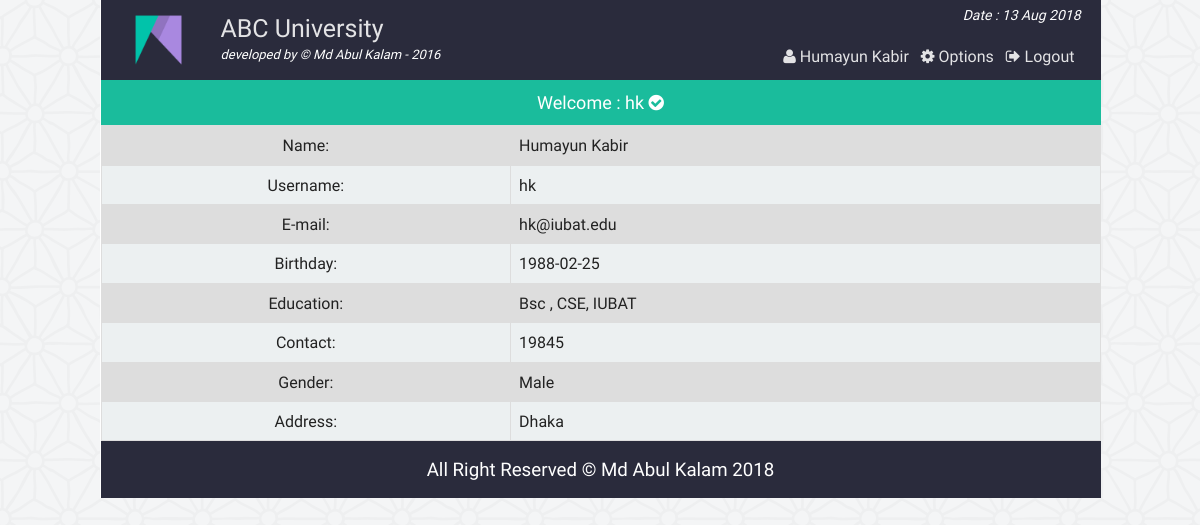
Page /fct_single_profile.php (signed in) on the committed database.
### tables this page shows
CREATE TABLE IF NOT EXISTS `faculty` (
  `id` int(11) NOT NULL AUTO_INCREMENT,
  `username` varchar(15) NOT NULL,
  `password` varchar(50) NOT NULL,
  `name` varchar(30) NOT NULL,
  `email` varchar(100) NOT NULL,
  `birthday` date DEFAULT NULL,
  `gender` varchar(10) NOT NULL,
  `education` varchar(100) DEFAULT NULL,
  `contact` int(100) DEFAULT NULL,
  `address` varchar(255) DEFAULT NULL,
  PRIMARY KEY (`id`),
  UNIQUE KEY `username` (`username`)
);

### php/functions.php (called while the page is built, shortened)
<?php
class login_registration_class{
	public function get_faculty_by_username($uname){
		global $conn;
		$sql = "select * from faculty where username='$uname'";
		$result = $conn->query($sql);
		return $result;
	}
};
?>

### fct_single_profile.php (the view, shortened to what this page needs)
<?php
require "php/config.php";
require_once "php/functions.php";
$user = new login_registration_class();
$funame = $_SESSION['f_uname'];
?>
<?php
include "php/headertop.php";
?>
	<div class="faculty">
		<p style="font-size:18px;text-align:center;background:#1abc9c;color:#fff;padding:10px;margin:0">Welcome : <?php echo $funame; ?> <i class="fa fa-check-circle" aria-hidden="true"></i></p>
			<table class="tab_one">
			<?php
				$getuser = $user->get_faculty_by_username($funame);
				while($row = $getuser->fetch_assoc()){
			?>
			<tr>
				<td  style="text-align:center">Name: </td>
				<td><?php echo $row['name']; ?></td>
			</tr>
			<tr>
				<td  style="text-align:center">Username: </td>
				<td><?php echo $row['username']; ?></td>
			</tr>
			<tr>
				<td  style="text-align:center">E-mail: </td>
				<td><?php echo $row['email']; ?></td>
			</tr>
			<tr>
				<td  style="text-align:center">Birthday: </td>
				<td><?php echo $row['birthday']; ?></td>
			</tr>
			<tr>
				<td  style="text-align:center">Education: </td>
				<td><?php echo $row['education']; ?></td>
			</tr>
			<tr>
				<td  style="text-align:center">Contact: </td>
				<td><?php echo $row['contact']; ?></td>
			</tr>
			<tr>
				<td  style="text-align:center">Gender: </td>
				<td><?php echo $row['gender']; ?></td>
			</tr>
			<tr>
				<td  style="text-align:center">Address: </td>
				<td><?php echo $row['address']; ?></td>
			</tr>
			<?php if($row['username'] == $funame){ ?>
			<?php } } ?>
		</table>
	</div>
<?php
include "php/footerbottom.php";
?>

### css/main.css (style rules this page uses)
html { color: #222; font-size: 1em; line-height: 1.4; }
body { font-family:roboto !important; background:url(../img/ptrn.png) repeat fixed; }
.st_reg th, td { padding: 8px; }
table.tab_one { width:100%; }
table.tab_one td { border:1px solid #ddd; padding:8px; }
table.tab_one tr:nth-child(odd) { background:#ddd; }
table.tab_one tr:nth-child(even) { background:#ecf0f1; }
table.att_tab tr,td,th { border:2px solid #ddd; border-collapse:collapse; padding:8px; }

### rows in the picture
faculty: name "Humayun Kabir", username "hk", email "hk@iubat.edu", birthday "1988-02-25", education "Bsc , CSE, IUBAT", contact "19845", gender "Male", address "Dhaka"

### other values in the picture
$fname "Humayun Kabir"
$funame "hk"
